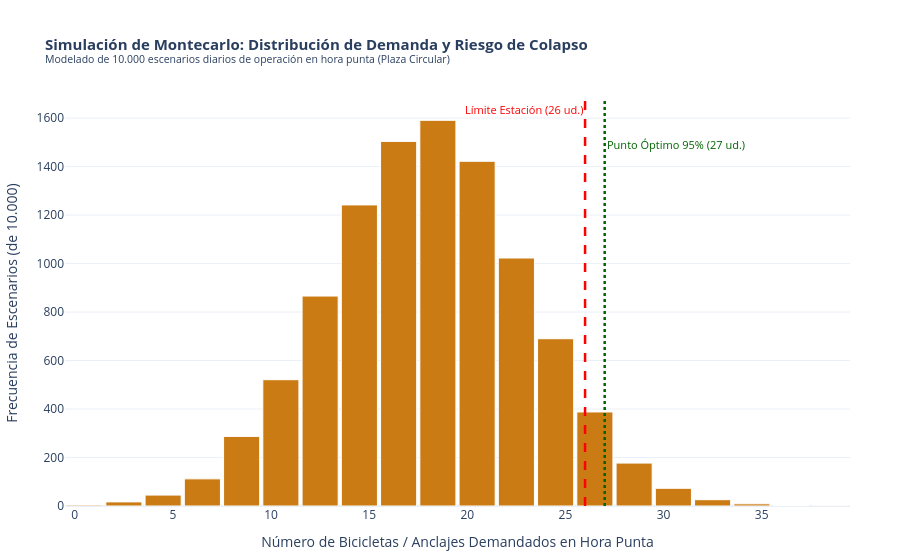

Write notebook code for a chart like this one.
### Markdown cell above
**SIMULACIÓN DE MONTECARLO**

Sirve para evaluar riesgos y tomar decisiones en condiciones de incertidumbre (en este esudio tomamos el clima y la hora punta)
permite evaluar y analizar la probabilidad de que una de las principales estaciones colapse por falta de bicicletas o por exceso de ellas. Se trata de calcular la estrategia óptima que evite llegar a ese extremo.
- El algoritmo simula hasta 10.000 días de operación logística, con números aleatorios
- Distribución normal: basa en datos de uso y patrón de clima propio de Valladolid 
- Fórmula estándar de cadena de suministros: Z * Desviación estándar

### Code cell
#Parámetros base del escenario logístico para un Nodo Puente en Hora Punta (ej: Plaza Circular)
capacidad_estacion = 26       # Referencia Plaza Circular (Ref 004)
media_demanda_viajes = 18     # Media de bicicletas requeridas / devueltas en hora punta
desviacion_estandar = 5       # Volatilidad diaria (clima, retrasos de reposición, etc.)
simulaciones = 10000          # Número de iteraciones del modelo estadístico

np.random.seed(42)

# Ejecución de la Simulación de Montecarlo (distribución normal truncada en 0)
demanda_simulada = np.random.normal(loc=media_demanda_viajes, scale=desviacion_estandar, size=simulaciones)
demanda_simulada = np.clip(np.round(demanda_simulada).astype(int), 0, None)

escenarios_colapso = demanda_simulada > capacidad_estacion
probabilidad_colapso = (np.sum(escenarios_colapso) / simulaciones) * 100

# Stock de Seguridad para un nivel de confianza del 95% (Z = 1.645)
Z_95 = 1.645
stock_seguridad = int(np.ceil(Z_95 * desviacion_estandar))
punto_reposicion_optimo = media_demanda_viajes + stock_seguridad

print("=== DIAGNÓSTICO DE MONTECARLO (10.000 ITERACIONES) ===")
print(f"Probabilidad de colapso en la estación (Stockout): {probabilidad_colapso:.2f}%")
print(f"Stock de Seguridad requerido para mitigar volatilidad: {stock_seguridad} bicicletas/anclajes")
print(f"Punto de Reposición Óptimo para el operario de AUVASA: {punto_reposicion_optimo} unidades")

# Representación gráfica de los escenarios de riesgo
df_montecarlo = pd.DataFrame({"Demanda_Simulada": demanda_simulada})

fig_mc = px.histogram(
    df_montecarlo,
    x="Demanda_Simulada",
    title=(
        "<b>Simulación de Montecarlo: Distribución de Demanda y Riesgo de Colapso</b><br>"
        "<sup>Modelado de 10.000 escenarios diarios de operación en hora punta (Plaza Circular)</sup>"
    ),
    labels={
        "Demanda_Simulada": "Número de Bicicletas / Anclajes Demandados en Hora Punta",
        "count": "Frecuencia de Escenarios"
    },
    color_discrete_sequence=["#CA7B14"],
    nbins=22
)

# Línea 1: Capacidad física actual (etiqueta arriba a la izquierda)
fig_mc.add_vline(
    x=capacidad_estacion,
    line_dash="dash",
    line_color="red",
    line_width=2.5,
    annotation_text=f"Límite Estación ({capacidad_estacion} ud.)",
    annotation_position="top left",
    annotation_font=dict(color="red", size=11)
)

# Línea 2: Punto de reposición óptimo (etiqueta desplazada hacia abajo a la derecha para evitar solapamiento)
fig_mc.add_vline(
    x=punto_reposicion_optimo,
    line_dash="dot",
    line_color="darkgreen",
    line_width=2.5,
    annotation_text=f"Punto Óptimo 95% ({punto_reposicion_optimo} ud.)",
    annotation_position="top right",
    annotation_yshift=-35,
    annotation_font=dict(color="darkgreen", size=11)
)

fig_mc.update_traces(marker_line_width=1, marker_line_color="white")
fig_mc.update_layout(
    template="plotly_white",
    title_font_size=15,
    bargap=0.08,
    margin=dict(l=50, r=50, t=100, b=50),
    yaxis_title="Frecuencia de Escenarios (de 10.000)"
)

fig_mc.show()

### Figure 1 — Plotly figure (JSON) as saved in the notebook; plotly's stock layout.template omitted (floating-point values rounded to 4 significant figures; data arrays with more than 128 entries replaced by an {"elided": "..."} marker saying what was removed)
{"data": [{"bingroup": "x", "hovertemplate": "Número de Bicicletas / Anclajes Demandados en Hora Punta=%{x}<br>count=%{y}<extra></extra>", "legendgroup": "", "marker": {"color": "#CA7B14", "line": {"color": "white", "width": 1}, "pattern": {"shape": ""}}, "name": "", "nbinsx": 22, "orientation": "v", "showlegend": false, "type": "histogram", "x": {"elided": "10000 int values"}, "xaxis": "x", "yaxis": "y"}], "layout": {"annotations": [{"font": {"color": "red", "size": 11}, "showarrow": false, "text": "Límite Estación (26 ud.)", "x": 26, "xanchor": "right", "xref": "x", "y": 1, "yanchor": "top", "yref": "y domain"}, {"font": {"color": "darkgreen", "size": 11}, "showarrow": false, "text": "Punto Óptimo 95% (27 ud.)", "x": 27, "xanchor": "left", "xref": "x", "y": 1, "yanchor": "top", "yref": "y domain", "yshift": -35}], "bargap": 0.08, "barmode": "relative", "legend": {"tracegroupgap": 0}, "margin": {"b": 50, "l": 50, "r": 50, "t": 100}, "shapes": [{"line": {"color": "red", "dash": "dash", "width": 2.5}, "type": "line", "x0": 26, "x1": 26, "xref": "x", "y0": 0, "y1": 1, "yref": "y domain"}, {"line": {"color": "darkgreen", "dash": "dot", "width": 2.5}, "type": "line", "x0": 27, "x1": 27, "xref": "x", "y0": 0, "y1": 1, "yref": "y domain"}], "title": {"font": {"size": 15}, "text": "<b>Simulación de Montecarlo: Distribución de Demanda y Riesgo de Colapso</b><br><sup>Modelado de 10.000 escenarios diarios de operación en hora punta (Plaza Circular)</sup>"}, "xaxis": {"anchor": "y", "domain": [0, 1], "title": {"text": "Número de Bicicletas / Anclajes Demandados en Hora Punta"}}, "yaxis": {"anchor": "x", "domain": [0, 1], "title": {"text": "Frecuencia de Escenarios (de 10.000)"}}}}
